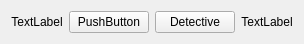
<?xml version="1.0" encoding="UTF-8"?>
<ui version="4.0">
 <class>GameHistoryMove</class>
 <widget class="QWidget" name="GameHistoryMove">
  <property name="geometry">
   <rect>
    <x>0</x>
    <y>0</y>
    <width>294</width>
    <height>42</height>
   </rect>
  </property>
  <property name="windowTitle">
   <string>Form</string>
  </property>
  <layout class="QHBoxLayout" name="horizontalLayout" stretch="1,2,2,1">
   <item>
    <widget class="QLabel" name="lbl_TurnId">
     <property name="text">
      <string>TextLabel</string>
     </property>
     <property name="alignment">
      <set>Qt::AlignCenter</set>
     </property>
    </widget>
   </item>
   <item>
    <widget class="QPushButton" name="pb_XMove">
     <property name="text">
      <string>PushButton</string>
     </property>
    </widget>
   </item>
   <item>
    <widget class="QPushButton" name="pb_DetectiveMove">
     <property name="text">
      <string>Detective</string>
     </property>
    </widget>
   </item>
   <item>
    <widget class="QLabel" name="lbl_XLocation">
     <property name="text">
      <string>TextLabel</string>
     </property>
     <property name="alignment">
      <set>Qt::AlignCenter</set>
     </property>
    </widget>
   </item>
  </layout>
 </widget>
 <resources/>
 <connections/>
</ui>
